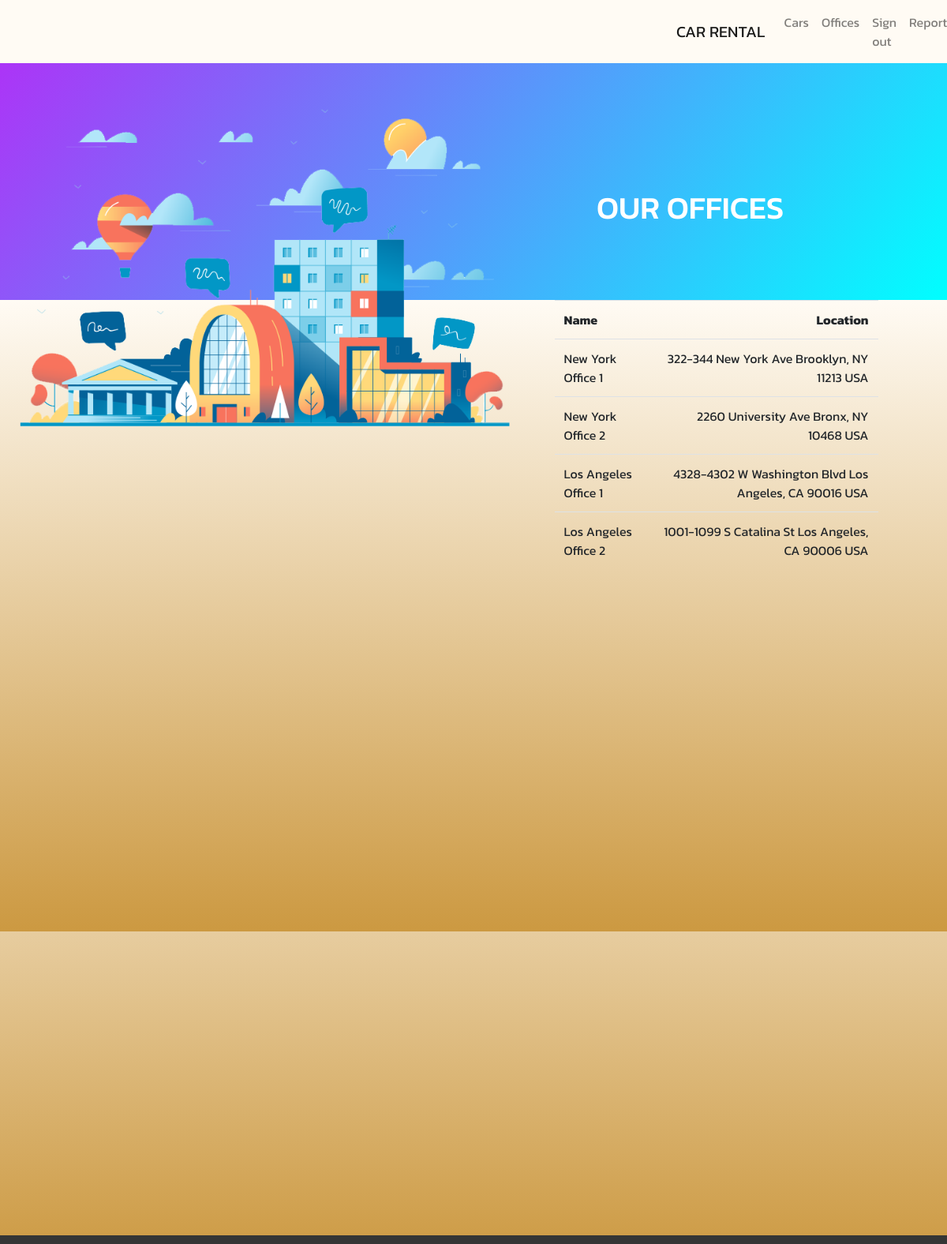
/office_list.php (signed in), run on the app's committed database.
### tables this page shows
CREATE TABLE `office` (
  `office_id` int(11) NOT NULL,
  `location` varchar(255) DEFAULT NULL,
  `name` varchar(90) NOT NULL
);

### office_list.php (the view, shortened to what this page needs)
<?php include('config.php');
?>
<?php include_once('partials/head.php'); ?>
<?php include_once('partials/navbar.php'); ?>
<?php
    $sql = "SELECT * FROM office";
    $result = mysqli_query($conn, $sql);
    $offices = mysqli_fetch_all($result, MYSQLI_ASSOC);
?>
<div class="container-fluid banner-office">
    <img src="img/office1.png" alt="">
    <h1 class="blend-text">Our offices</h1>
</div>
<div class="container-fluid">
<div class="row">
    <table class="table col-lg-4 offset-lg-7">
        <tr>
            <th>Name</th>
            <th class="text-right">Location</th>
        </tr>
        <?php foreach ($offices as $key => $value) { ?>
        <tr>
            <td><?php echo $value['name']; ?></td>
            <td class="text-right"><?php echo $value['location']; ?></td>
        </tr>
        <?php } ?>
    </table>
</div>
</div>
<?php include('partials/footer.php'); ?>

### partials/head.php (shortened to what this page needs)
<!DOCTYPE html>
<html lang="en">
<head>
    <link rel="stylesheet" href="http://maxcdn.bootstrapcdn.com/font-awesome/4.2.0/css/font-awesome.min.css">
    <link rel="stylesheet" href="https://stackpath.bootstrapcdn.com/bootstrap/4.1.1/css/bootstrap.min.css">
    <link rel="stylesheet" href="style/main.css">
    <link rel="stylesheet" href="https://use.fontawesome.com/releases/v5.1.0/css/all.css">
</head>
<body>

### partials/navbar.php (shortened to what this page needs)
<nav class="navbar navbar-expand-lg navbar-light navbar-beige">
  <a class="navbar-brand left-navbar-items landing" href="<?php echo "index.php" ; ?>">CAR RENTAL</a>
  <div class="collapse navbar-collapse" id="navbarNavAltMarkup">
    <div class="navbar-nav">
    <?php if(isset($_SESSION['user'])!="") { ?>
      <?php
        $res=mysqli_query($conn, "SELECT * FROM client WHERE `client_id`=".$_SESSION['user']);
        $userRow=mysqli_fetch_array($res, MYSQLI_ASSOC);
      ?>
      <a class="nav-item nav-link" href="<?php echo "home.php" ; ?>">Cars</a>
      <a class="nav-item nav-link" href="<?php echo "office_list.php" ; ?>">Offices</a>
      <a class="nav-item nav-link" href="auth/logout.php?logout">Sign out</a>
      <?php if ($userRow['admin_status']) { ?>
      <a class="nav-item nav-link" href="<?php echo "report.php" ?>">Reports</a>
      <?php } ?>
    <?php } ?>
    </div>
  </div>
</nav>

### partials/footer.php (shortened to what this page needs)
<footer class="footer-distributed">
</footer>
</body>
</html>

### style/main.css (style rules this page uses)
a.landing { position: relative; text-decoration: none; }
a.landing:before { content: ""; position: absolute; width: 100%; height: 2px; bottom: 0; left: 0; background-color: #F64734; visibility: hidden; -webkit-transform: scaleX(0); transform: scaleX(0); -webkit-transition: all 0.3s ease-in-out 0s; transition: all 0.3s ease-in-out 0s; }
html, body, .container-fluid { height: 100%; margin: 0; padding: 0; background: linear-gradient(#fffbf4, #cc9941); }
.navbar-beige { background-color: #FFFBF4; }
@media (min-width: 992px) { .left-navbar-items { margin-left: 72%; } }
.footer-distributed { background-color: #353535; box-shadow: 0 1px 1px 0 rgba(0, 0, 0, 0.12); box-sizing: border-box; width: 100%; margin-bottom: -132px; text-align: left; padding: 45px 50px; position: absolute; bottom: 0; height: 143px; }
body { font-family: "Kanit", sans-serif; height: 100%; }
.banner-office { background: linear-gradient(129deg, #ac34f7, cyan); padding: 30px; height: 300px; position: relative; }
.banner-office img { position: absolute; left: 10%; top: -39%; }
@media (max-width: 1273px) and (min-width: 992px) { .banner-office img { width: 54%; top: 5%; left: 1%; } }
.banner-office .blend-text { text-transform: uppercase; position: absolute; left: 63%; top: 37%; font-size: 4.5rem !important; color: white; }
@media (max-width: 1350px) and (min-width: 922px) { .banner-office .blend-text { font-size: 2.5rem !important; top: 53%; } }

### data on the page
office: name "New York Office 1", location "322-344 New York Ave Brooklyn, NY 11213 USA"
office: name "New York Office 2", location "2260 University Ave Bronx, NY 10468 USA"
office: name "Los Angeles Office 1", location "4328-4302 W Washington Blvd Los Angeles, CA 90016 USA"
office: name "Los Angeles Office 2", location "1001-1099 S Catalina St Los Angeles, CA 90006 USA"
